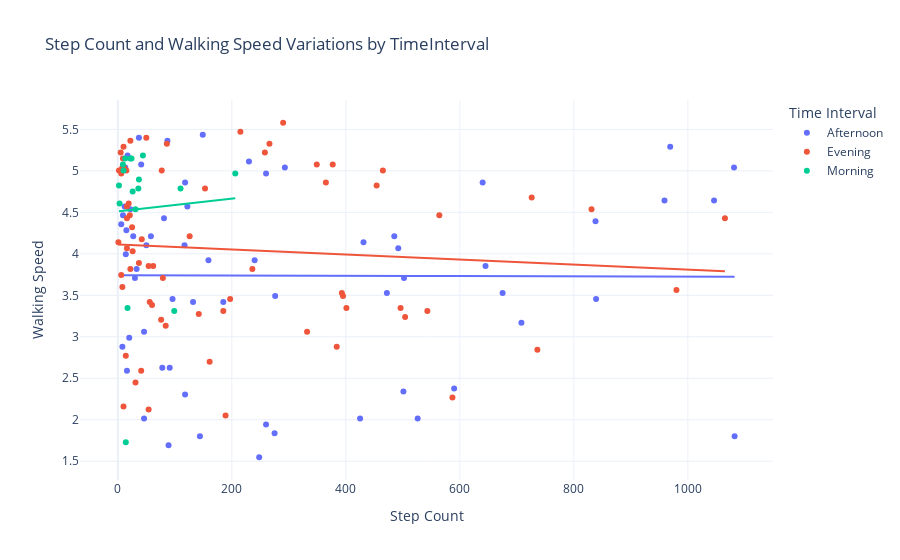

Source (notebook cell):
### Code cell
#Create Time Intervals
time_intervals=pd.cut(pd.to_datetime(data["Time"]).dt.hour,
                     bins=[0,12,18,24],
                     labels=["Morning","Afternoon","Evening"],
                     right=False)
data["Time Interval"]=time_intervals

#Variations in Step Count and Walking Speed by Time Interval

Variations=px.scatter(data, x="Step Count",
                     y="Walking Speed",
                     color="Time Interval",
                     title="Step Count and Walking Speed Variations by TimeInterval",
                     trendline='ols')
Variations.show()

### Figure 1 — Plotly figure (JSON) as saved in the notebook; plotly's stock layout.template omitted (floating-point values rounded to 4 significant figures)
{"data": [{"hovertemplate": "Time Interval=Afternoon<br>Step Count=%{x}<br>Walking Speed=%{y}<extra></extra>", "legendgroup": "Afternoon", "marker": {"color": "#636efa", "symbol": "circle"}, "mode": "markers", "name": "Afternoon", "orientation": "v", "showlegend": true, "type": "scatter", "x": [46, 645, 14, 13, 17, 122, 839, 118, 590, 425, 260, 838, 959, 89, 472, 117, 30, 492, 431, 502, 708, 675, 58, 27, 81, 6, 50, 78, 96, 132, 33, 91, 16, 501, 240, 20, 8, 185, 144, 526, 46, 118, 230, 293, 12, 9, 41, 22, 15, 485, 1046, 159, 260, 248, 1082, 275, 276, 149, 87, 37, 969, 640, 1081], "xaxis": "x", "y": [3.06, 3.852, 3.996, 5.04, 5.184, 4.572, 3.456, 2.304, 2.376, 2.016, 4.968, 4.392, 4.644, 1.692, 3.528, 4.104, 3.708, 4.068, 4.14, 3.708, 3.168, 3.528, 4.212, 4.212, 4.428, 4.356, 4.104, 2.628, 3.456, 3.42, 3.816, 2.628, 2.592, 2.34, 3.924, 2.988, 2.88, 3.42, 1.8, 2.016, 2.016, 4.86, 5.112, 5.04, 4.572, 4.464, 5.076, 4.536, 4.284, 4.212, 4.644, 3.924, 1.944, 1.548, 1.8, 1.836, 3.492, 5.436, 5.364, 5.4, 5.292, 4.86, 5.04], "yaxis": "y"}, {"hovertemplate": "<b>OLS trendline</b><br>Walking Speed = -1.70101e-05 * Step Count + 3.74265<br>R<sup>2</sup>=0.000023<br><br>Time Interval=Afternoon<br>Step Count=%{x}<br>Walking Speed=%{y} <b>(trend)</b><extra></extra>", "legendgroup": "Afternoon", "marker": {"color": "#636efa", "symbol": "circle"}, "mode": "lines", "name": "Afternoon", "showlegend": false, "type": "scatter", "x": [6, 8, 9, 12, 13, 14, 15, 16, 17, 20, 22, 27, 30, 33, 37, 41, 46, 46, 50, 58, 78, 81, 87, 89, 91, 96, 117, 118, 118, 122, 132, 144, 149, 159, 185, 230, 240, 248, 260, 260, 275, 276, 293, 425, 431, 472, 485, 492, 501, 502, 526, 590, 640, 645, 675, 708, 838, 839, 959, 969, 1046, 1081, 1082], "xaxis": "x", "y": [3.743, 3.743, 3.742, 3.742, 3.742, 3.742, 3.742, 3.742, 3.742, 3.742, 3.742, 3.742, 3.742, 3.742, 3.742, 3.742, 3.742, 3.742, 3.742, 3.742, 3.741, 3.741, 3.741, 3.741, 3.741, 3.741, 3.741, 3.741, 3.741, 3.741, 3.74, 3.74, 3.74, 3.74, 3.74, 3.739, 3.739, 3.738, 3.738, 3.738, 3.738, 3.738, 3.738, 3.735, 3.735, 3.735, 3.734, 3.734, 3.734, 3.734, 3.734, 3.733, 3.732, 3.732, 3.731, 3.731, 3.728, 3.728, 3.726, 3.726, 3.725, 3.724, 3.724], "yaxis": "y"}, {"hovertemplate": "Time Interval=Evening<br>Step Count=%{x}<br>Walking Speed=%{y}<extra></extra>", "legendgroup": "Evening", "marker": {"color": "#EF553B", "symbol": "circle"}, "mode": "markers", "name": "Evening", "orientation": "v", "showlegend": true, "type": "scatter", "x": [8, 564, 153, 16, 22, 16, 587, 496, 395, 401, 384, 161, 736, 142, 10, 8, 6, 56, 26, 1, 236, 14, 504, 60, 54, 77, 19, 189, 31, 84, 76, 41, 37, 21, 50, 10, 22, 15, 79, 454, 465, 11, 365, 377, 5, 9, 2, 86, 42, 332, 185, 290, 215, 258, 266, 54, 6, 349, 980, 726, 1065, 831, 126, 62, 25, 543, 393, 197, 16], "xaxis": "x", "y": [5.04, 4.464, 4.788, 4.068, 3.816, 4.572, 2.268, 3.348, 3.492, 3.348, 2.88, 2.7, 2.844, 3.276, 2.16, 3.6, 3.744, 3.42, 4.032, 4.14, 3.816, 2.772, 3.24, 3.384, 2.124, 5.004, 4.608, 2.052, 2.448, 3.132, 3.204, 2.592, 3.888, 4.464, 5.4, 5.292, 5.364, 5.004, 3.708, 4.824, 5.004, 5.04, 4.86, 5.076, 5.22, 5.148, 5.004, 5.328, 4.176, 3.06, 3.312, 5.58, 5.472, 5.22, 5.328, 3.852, 4.968, 5.076, 3.564, 4.68, 4.428, 4.536, 4.212, 3.852, 4.32, 3.312, 3.528, 3.456, 4.428], "yaxis": "y"}, {"hovertemplate": "<b>OLS trendline</b><br>Walking Speed = -0.000303736 * Step Count + 4.11271<br>R<sup>2</sup>=0.006415<br><br>Time Interval=Evening<br>Step Count=%{x}<br>Walking Speed=%{y} <b>(trend)</b><extra></extra>", "legendgroup": "Evening", "marker": {"color": "#EF553B", "symbol": "circle"}, "mode": "lines", "name": "Evening", "showlegend": false, "type": "scatter", "x": [1, 2, 5, 6, 6, 8, 8, 9, 10, 10, 11, 14, 15, 16, 16, 16, 19, 21, 22, 22, 25, 26, 31, 37, 41, 42, 50, 54, 54, 56, 60, 62, 76, 77, 79, 84, 86, 126, 142, 153, 161, 185, 189, 197, 215, 236, 258, 266, 290, 332, 349, 365, 377, 384, 393, 395, 401, 454, 465, 496, 504, 543, 564, 587, 726, 736, 831, 980, 1065], "xaxis": "x", "y": [4.112, 4.112, 4.111, 4.111, 4.111, 4.11, 4.11, 4.11, 4.11, 4.11, 4.109, 4.108, 4.108, 4.108, 4.108, 4.108, 4.107, 4.106, 4.106, 4.106, 4.105, 4.105, 4.103, 4.101, 4.1, 4.1, 4.098, 4.096, 4.096, 4.096, 4.094, 4.094, 4.09, 4.089, 4.089, 4.087, 4.087, 4.074, 4.07, 4.066, 4.064, 4.057, 4.055, 4.053, 4.047, 4.041, 4.034, 4.032, 4.025, 4.012, 4.007, 4.002, 3.998, 3.996, 3.993, 3.993, 3.991, 3.975, 3.971, 3.962, 3.96, 3.948, 3.941, 3.934, 3.892, 3.889, 3.86, 3.815, 3.789], "yaxis": "y"}, {"hovertemplate": "Time Interval=Morning<br>Step Count=%{x}<br>Walking Speed=%{y}<extra></extra>", "legendgroup": "Morning", "marker": {"color": "#00cc96", "symbol": "circle"}, "mode": "markers", "name": "Morning", "orientation": "v", "showlegend": true, "type": "scatter", "x": [37, 14, 22, 206, 44, 17, 24, 26, 110, 2, 9, 13, 10, 36, 99, 3, 31], "xaxis": "x", "y": [4.896, 1.728, 5.148, 4.968, 5.184, 3.348, 5.148, 4.752, 4.788, 4.824, 5.076, 5.148, 5.004, 4.788, 3.312, 4.608, 4.536], "yaxis": "y"}, {"hovertemplate": "<b>OLS trendline</b><br>Walking Speed = 0.000760925 * Step Count + 4.513<br>R<sup>2</sup>=0.001872<br><br>Time Interval=Morning<br>Step Count=%{x}<br>Walking Speed=%{y} <b>(trend)</b><extra></extra>", "legendgroup": "Morning", "marker": {"color": "#00cc96", "symbol": "circle"}, "mode": "lines", "name": "Morning", "showlegend": false, "type": "scatter", "x": [2, 3, 9, 10, 13, 14, 17, 22, 24, 26, 31, 36, 37, 44, 99, 110, 206], "xaxis": "x", "y": [4.515, 4.515, 4.52, 4.521, 4.523, 4.524, 4.526, 4.53, 4.531, 4.533, 4.537, 4.54, 4.541, 4.546, 4.588, 4.597, 4.67], "yaxis": "y"}], "layout": {"legend": {"title": {"text": "Time Interval"}, "tracegroupgap": 0}, "title": {"text": "Step Count and Walking Speed Variations by TimeInterval"}, "xaxis": {"anchor": "y", "domain": [0, 1], "title": {"text": "Step Count"}}, "yaxis": {"anchor": "x", "domain": [0, 1], "title": {"text": "Walking Speed"}}}}
